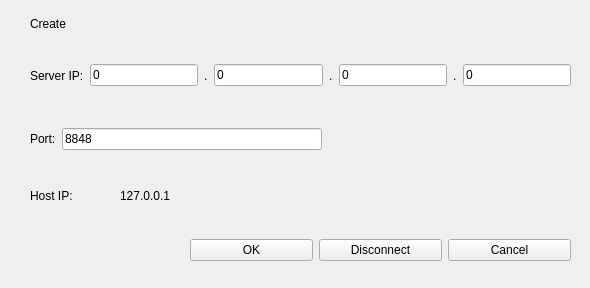
<?xml version="1.0" encoding="UTF-8"?>
<ui version="4.0">
 <class>CreateServer</class>
 <widget class="QWidget" name="CreateServer">
  <property name="geometry">
   <rect>
    <x>0</x>
    <y>0</y>
    <width>590</width>
    <height>288</height>
   </rect>
  </property>
  <property name="windowTitle">
   <string>Form</string>
  </property>
  <widget class="QWidget" name="layoutWidget">
   <property name="geometry">
    <rect>
     <x>190</x>
     <y>230</y>
     <width>381</width>
     <height>41</height>
    </rect>
   </property>
   <layout class="QHBoxLayout" name="horizontalLayout">
    <item>
     <widget class="QPushButton" name="pushButton">
      <property name="text">
       <string>OK</string>
      </property>
     </widget>
    </item>
    <item>
     <widget class="QPushButton" name="pushButton_3">
      <property name="text">
       <string>Disconnect</string>
      </property>
     </widget>
    </item>
    <item>
     <widget class="QPushButton" name="pushButton_2">
      <property name="text">
       <string>Cancel</string>
      </property>
     </widget>
    </item>
   </layout>
  </widget>
  <widget class="QWidget" name="layoutWidget">
   <property name="geometry">
    <rect>
     <x>30</x>
     <y>50</y>
     <width>541</width>
     <height>51</height>
    </rect>
   </property>
   <layout class="QHBoxLayout" name="horizontalLayout_2">
    <item>
     <widget class="QLabel" name="label">
      <property name="text">
       <string>Server IP:</string>
      </property>
     </widget>
    </item>
    <item>
     <widget class="QLineEdit" name="ip_1">
      <property name="text">
       <string>0</string>
      </property>
     </widget>
    </item>
    <item>
     <widget class="QLabel" name="label_2">
      <property name="text">
       <string>.</string>
      </property>
     </widget>
    </item>
    <item>
     <widget class="QLineEdit" name="ip_2">
      <property name="text">
       <string>0</string>
      </property>
     </widget>
    </item>
    <item>
     <widget class="QLabel" name="label_3">
      <property name="text">
       <string>.</string>
      </property>
     </widget>
    </item>
    <item>
     <widget class="QLineEdit" name="ip_3">
      <property name="text">
       <string>0</string>
      </property>
     </widget>
    </item>
    <item>
     <widget class="QLabel" name="label_4">
      <property name="text">
       <string>.</string>
      </property>
     </widget>
    </item>
    <item>
     <widget class="QLineEdit" name="ip_4">
      <property name="text">
       <string>0</string>
      </property>
     </widget>
    </item>
   </layout>
  </widget>
  <widget class="QWidget" name="layoutWidget">
   <property name="geometry">
    <rect>
     <x>30</x>
     <y>120</y>
     <width>292</width>
     <height>38</height>
    </rect>
   </property>
   <layout class="QHBoxLayout" name="horizontalLayout_3">
    <item>
     <widget class="QLabel" name="label_5">
      <property name="text">
       <string>Port:</string>
      </property>
     </widget>
    </item>
    <item>
     <widget class="QLineEdit" name="Port">
      <property name="text">
       <string>8848</string>
      </property>
     </widget>
    </item>
   </layout>
  </widget>
  <widget class="QLabel" name="label_11">
   <property name="geometry">
    <rect>
     <x>30</x>
     <y>10</y>
     <width>89</width>
     <height>28</height>
    </rect>
   </property>
   <property name="text">
    <string>Create</string>
   </property>
  </widget>
  <widget class="QLabel" name="label_6">
   <property name="geometry">
    <rect>
     <x>30</x>
     <y>180</y>
     <width>81</width>
     <height>31</height>
    </rect>
   </property>
   <property name="text">
    <string>Host IP:</string>
   </property>
  </widget>
  <widget class="QLabel" name="ip_label">
   <property name="geometry">
    <rect>
     <x>120</x>
     <y>180</y>
     <width>271</width>
     <height>31</height>
    </rect>
   </property>
   <property name="text">
    <string>127.0.0.1</string>
   </property>
  </widget>
 </widget>
 <resources/>
 <connections/>
</ui>
